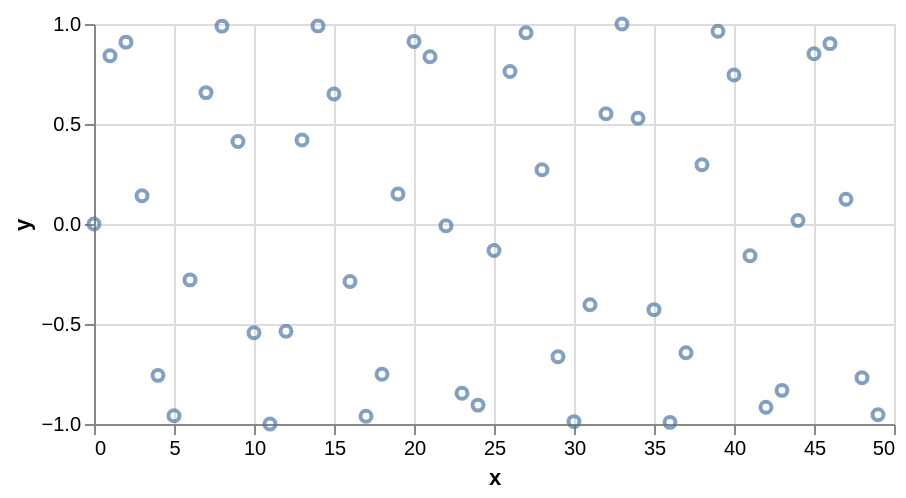

Express this chart as Vega-Lite.
### Vega specification from a JSON file in a GitHub repository (floating-point values rounded to 4 significant figures)
{"$schema": "https://vega.github.io/schema/vega/v5.json", "axes": [{"domain": false, "grid": true, "gridScale": "y", "labels": false, "maxExtent": 0, "minExtent": 0, "orient": "bottom", "scale": "x", "tickCount": {"signal": "ceil(width/40)"}, "ticks": false, "zindex": 0}, {"domain": false, "grid": true, "gridScale": "x", "labels": false, "maxExtent": 0, "minExtent": 0, "orient": "left", "scale": "y", "tickCount": {"signal": "ceil(height/40)"}, "ticks": false, "zindex": 0}, {"grid": false, "labelFlush": true, "labelOverlap": true, "orient": "bottom", "scale": "x", "tickCount": {"signal": "ceil(width/40)"}, "title": "x", "zindex": 0}, {"grid": false, "labelOverlap": true, "orient": "left", "scale": "y", "tickCount": {"signal": "ceil(height/40)"}, "title": "y", "zindex": 0}], "background": "white", "data": [{"name": "source_0", "transform": [{"as": "x", "start": 0, "stop": 50, "type": "sequence"}, {"as": "y", "expr": "sin(datum.x)", "type": "formula"}, {"expr": "isValid(datum[\"x\"]) && isFinite(+datum[\"x\"]) && isValid(datum[\"y\"]) && isFinite(+datum[\"y\"])", "type": "filter"}]}], "height": 200, "marks": [{"encode": {"update": {"fill": {"value": "transparent"}, "opacity": {"value": 0.7}, "stroke": {"value": "#4c78a8"}, "x": {"field": "x", "scale": "x"}, "y": {"field": "y", "scale": "y"}}}, "from": {"data": "source_0"}, "name": "marks", "style": ["point"], "type": "symbol"}], "padding": 5, "scales": [{"domain": {"data": "source_0", "field": "x"}, "name": "x", "nice": true, "range": [0, {"signal": "width"}], "type": "linear", "zero": true}, {"domain": {"data": "source_0", "field": "y"}, "name": "y", "nice": true, "range": [{"signal": "height"}, 0], "type": "linear", "zero": true}], "style": "cell", "width": 400}
